Frame 1 (no input): blank canvas, image omitted
Frame 60 (the mouse pressed at the canvas centre just before this capture): blank canvas, image omitted
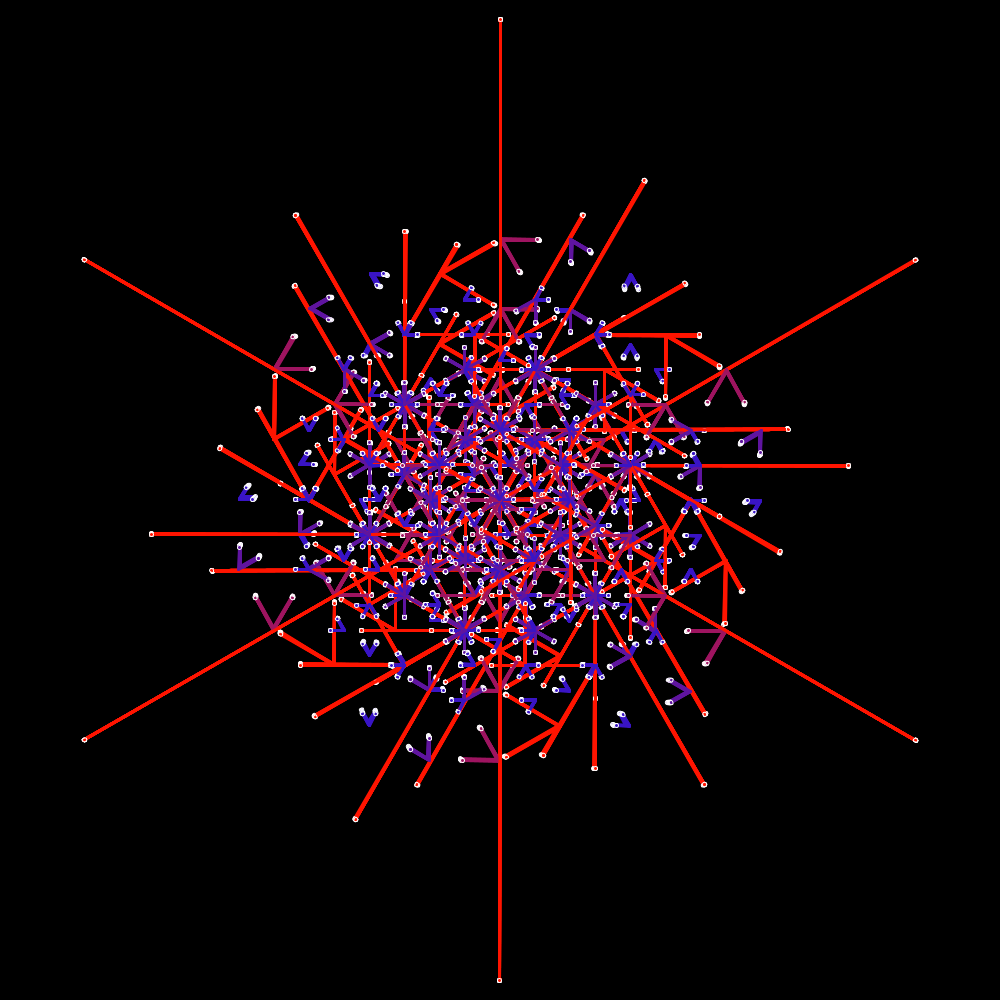
Frame 120 (the mouse held since frame 60 and released just before this capture)

The Processing sketch whose frames 1 and 60 were blank and that drew this single picture after the mouse press (run headless with seeded random() and noise(); from frame 60 on, the mouse is pressed at the canvas centre):

// Processing sketch: rhythm_of_flower
// ── rhythm_of_flower.pde
ParticleSystem ps;

void setup() {
  size(1000, 1000);
  frameRate(20);
  ps = new ParticleSystem();
}

void draw() {
  background(0);
  translate(width/2, height/2);
  
  if (mousePressed) {
    ps.addParticle();
  }
  
  ps.run();
}

// ── Particle.pde
class Particle {
  int lenOrigin;
  int lifespan = 255;
  float theta;
  float col;

  Particle (int lenOrigin) {
    this.lenOrigin = lenOrigin;
  }

  void display () {
    branch(lenOrigin);
  }

  void branch (float len) {
    rotate(PI/3);
    
    theta = map(sin(millis()/1000.0), -1, 1, 0, PI/6);
    col = map (len, 0, 100, 0, 255);
    
    stroke(col, 20, 255-col);
    strokeWeight(3);
    line(0, 0, 0, -len*0.6);
    
    fill(col, 20, 255-col);
    stroke(255);
    strokeWeight(1);
    ellipse(0, -len*0.6, 4, 4);
    
    if (len > 30) {
      pushMatrix();
      translate(0, -70);
      rotate(theta);
      branch(len*0.6);
      popMatrix();

      pushMatrix();
      translate(0, -70);
      rotate(-theta);
      branch(len*0.6);
      popMatrix();
    }
  }

  boolean isDead() {
    if (lifespan < 0) {
      return true;
    } else {
      return false;
    }
  }

  void keyPressed() {
    if (key == 'c') {
      background(0);
    }
  }
}

// ── ParticleSystem.pde
class ParticleSystem {
  ArrayList <Particle> particles;

  ParticleSystem() {
    particles = new ArrayList();
  }

  void addParticle() {
    particles.add(new Particle(800));
  }

  void run() {
    for (int i = particles.size()-1; i >=0; i--) {
      Particle p = particles.get(i);
      p.display();
      p.keyPressed();

      if (p.isDead()) {
        particles.remove(i);
      }
    }
  }
}
